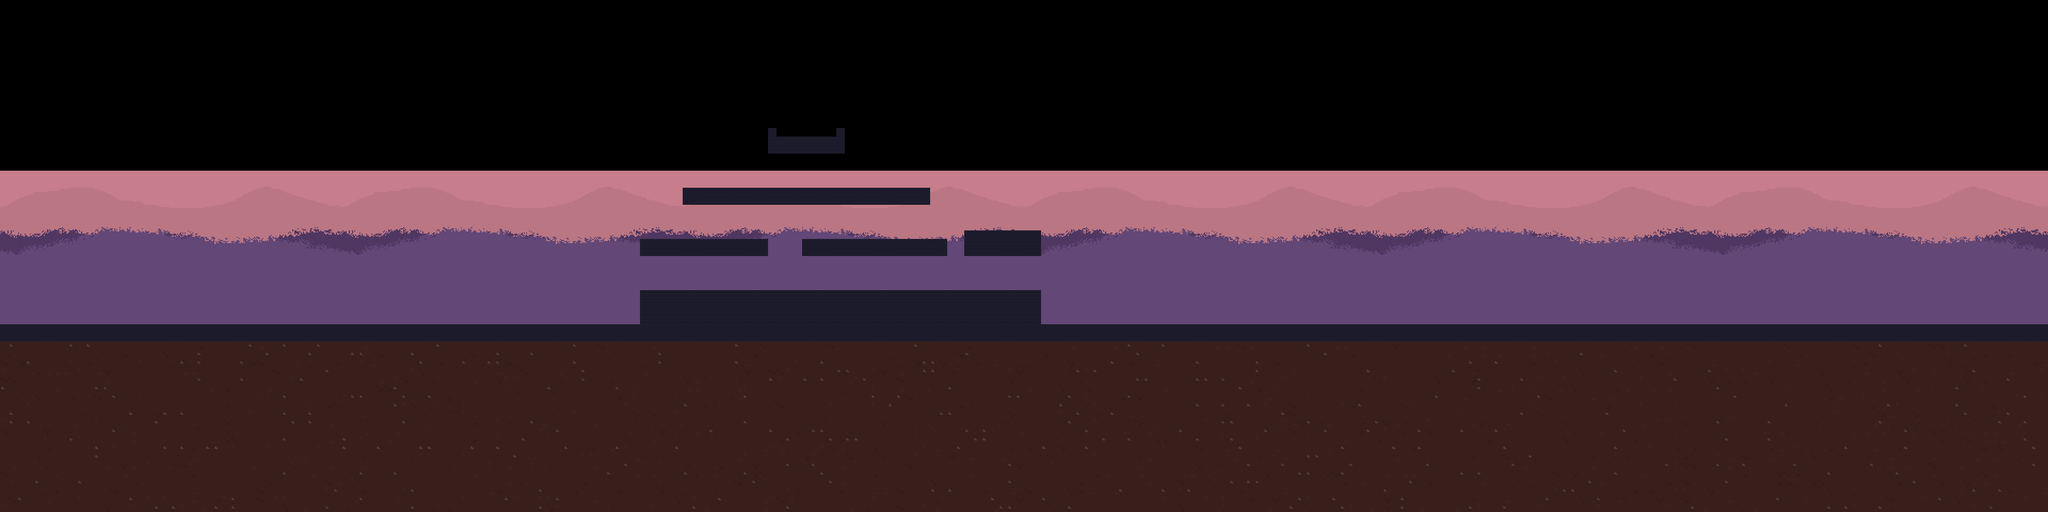

This is a level from a 2D game, rendered from its Tiled map with the project's own tilesets. A one-line summary and the map file follow, with tile-layer data summarised:
An orthogonal 240x60 tile map with 16x16 px tiles, 3 tile layers (Ground, Background, Tile Layer 1), 3 tilesets and 16 objects (5x enemy, playerStart, goal).

<map version="1.2" tiledversion="1.3.4" orientation="orthogonal" renderorder="right-down" width="240" height="60" tilewidth="16" tileheight="16" infinite="0" nextlayerid="8" nextobjectid="18">
 <editorsettings>
  <export target="level1.lua" format="lua" />
 </editorsettings>
 <tileset firstgid="1" source="../assets/walls.tsx" />
 <tileset firstgid="10" source="../assets/background.tsx" />
 <tileset firstgid="810" source="../assets/ground.tsx" />
 <layer id="7" name="Ground" width="240" height="60">
  <data>[14400 cells, 4800 non-empty, 16 distinct tile ids]</data>
 </layer>
 <layer id="6" name="Background" width="240" height="60">
  <data>[14400 cells, 4800 non-empty, 800 distinct tile ids]</data>
 </layer>
 <layer id="1" name="Tile Layer 1" width="240" height="60">
  <data>[14400 cells, 837 non-empty, 9 distinct tile ids]</data>
 </layer>
 <objectgroup id="2" name="Collision LAyer">
  <properties>
   <property name="isCollision" type="bool" value="true" />
  </properties>
  <object id="1" x="1440" y="256" width="144" height="32" />
  <object id="2" x="1280" y="352" width="464" height="32" />
  <object id="3" x="1808" y="432" width="144" height="48" />
  <object id="4" x="1504" y="448" width="272" height="32" />
  <object id="5" x="1200" y="448" width="240" height="32" />
  <object id="6" x="1200" y="544" width="752" height="64" />
  <object id="7" x="0" y="608" width="3840" height="32" />
  <object id="14" x="624" y="0" width="32" height="608" />
  <object id="15" x="2224" y="0" width="32" height="608" />
 </objectgroup>
 <objectgroup color="#ffaa00" id="3" name="Enemies">
  <properties>
   <property name="isEntities" type="bool" value="true" />
  </properties>
  <object id="8" type="enemy" x="1312" y="544">
   <point />
  </object>
  <object id="9" type="enemy" x="1920" y="432">
   <point />
  </object>
  <object id="10" type="enemy" x="1376" y="448">
   <point />
  </object>
  <object id="11" type="enemy" x="1888" y="544">
   <point />
  </object>
  <object id="12" type="enemy" x="1648" y="352">
   <properties>
    <property name="isEntities" type="bool" value="true" />
   </properties>
   <point />
  </object>
 </objectgroup>
 <objectgroup id="4" name="Entities">
  <properties>
   <property name="isEntities" type="bool" value="true" />
  </properties>
  <object id="13" type="playerStart" x="864" y="608">
   <point />
  </object>
  <object id="17" type="goal" x="1504" y="256">
   <point />
  </object>
 </objectgroup>
</map>
